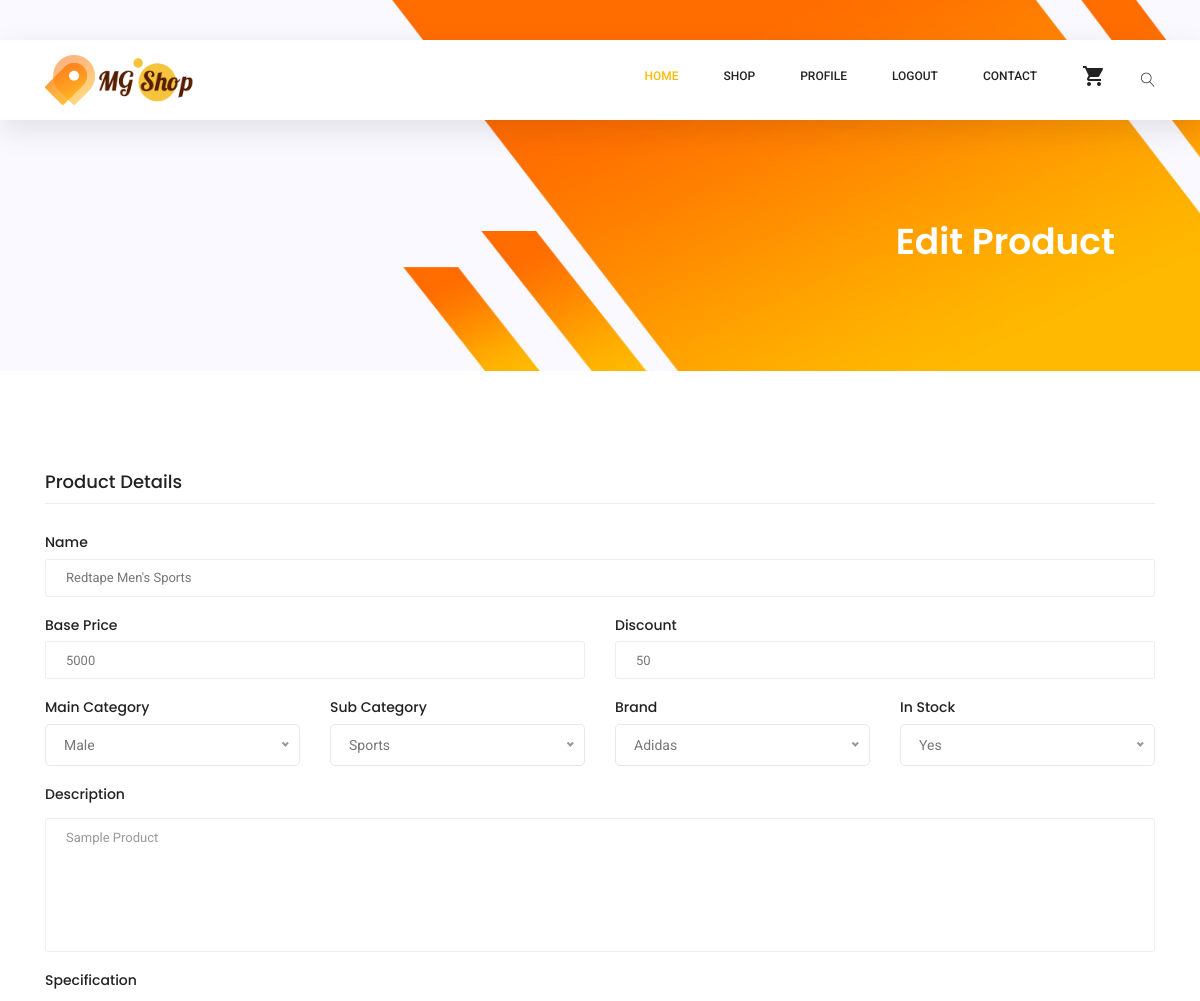
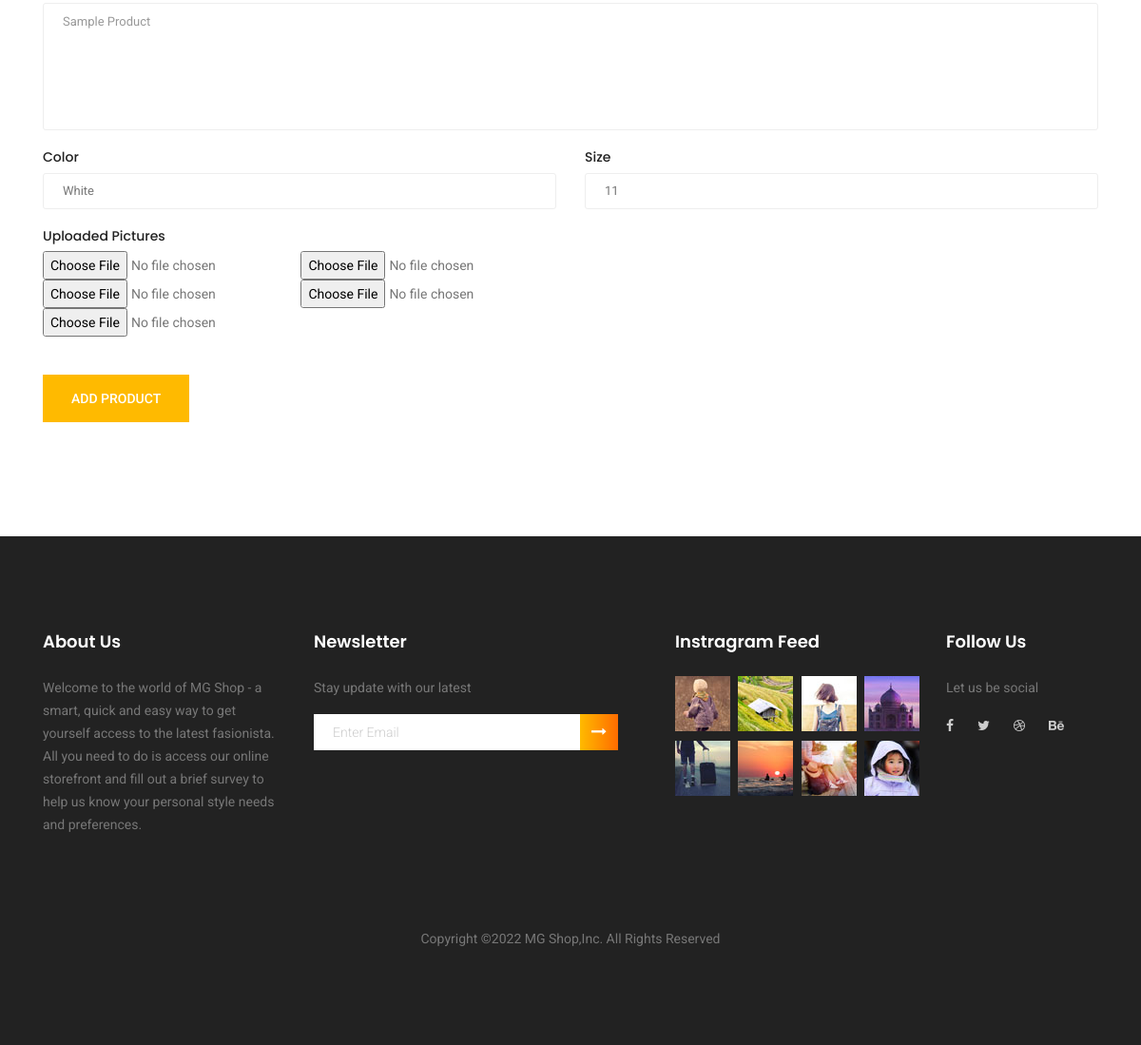
Page /editProduct/1/ (signed in) on the committed database (2 pictures, top to bottom).
### mainApp/models.py (models this page shows, shortened)
class Product(models.Model):
    pid = models.AutoField(primary_key=True)
    name = models.CharField(max_length=30)
    basePrice = models.IntegerField()
    discount = models.IntegerField(default=0,blank=True,null=True)
    finalPrice = models.IntegerField()
    mainCat = models.ForeignKey(MainCategory,on_delete=models.CASCADE)
    subCat = models.ForeignKey(SubCategory,on_delete=models.CASCADE)
    brand = models.ForeignKey(Brand,on_delete=models.CASCADE,default=None)
    seller = models.ForeignKey(SELLER,on_delete=models.CASCADE)
    stock = models.BooleanField(default=True)
    desc = models.TextField()
    specification = models.TextField()
    color = models.CharField(max_length=20)
    number = models.IntegerField()
    pic1 = models.ImageField(upload_to='images/',default=None,null=True,blank=True)
    pic2 = models.ImageField(upload_to='images/',default=None,null=True,blank=True)
    pic3 = models.ImageField(upload_to='images/',default=None,null=True,blank=True)
    pic4 = models.ImageField(upload_to='images/',default=None,null=True,blank=True)
    pic5 = models.ImageField(upload_to='images/',default=None,null=True,blank=True)

### mainApp/views.py (the view, shortened to what this page needs)
# urls.py: path('editProduct/<int:num>/',views.editProduct),
@login_required(login_url='/login/')
def editProduct(request,num):
    p = Product.objects.get(pid=num)
    mc = MainCategory.objects.all()
    sc = SubCategory.objects.all()
    br = Brand.objects.all()
    return render(request,"editproduct.html",{"Product":p,"MC":mc,"SC":sc,"BR":br})

### mainApp/templates/editproduct.html (shortened to what this page needs)
{% extends 'index.html' %}
{% load static %}
{% block body %}
    <section class="banner-area organic-breadcrumb">
        <div class="container">
            <div class="breadcrumb-banner d-flex flex-wrap align-items-center justify-content-end">
                <div class="col-first">
                    <h1>Edit Product</h1>
                </div>
            </div>
        </div>
    </section>
    <section class="checkout_area section_gap">
        <div class="container">
            <div class="billing_details">
                <div class="row">
                    <div class="col-lg-12">
                        <h3>Product Details</h3>
                        <form class="row contact_form" action="#" method="post" novalidate="novalidate" enctype="multipart/form-data">
                            <div class="col-md-12 form-group p_star">
                                <h6>Name</h6>
                                <input type="text" class="form-control" id="name" name="name" value="{{Product.name}}">
                            </div>
                            <div class="col-md-6 form-group p_star">
                                <h6>Base Price</h6>
                                <input type="number" class="form-control" id="basePrice" name="basePrice" value="{{Product.basePrice}}">
                            </div>
                            <div class="col-md-6 form-group">
                                <h6>Discount</h6>
                                <input type="number" class="form-control" id="discount" name="discount" value="{{Product.discount}}">
                            </div>
                            <div class="col-md-3 form-group p_star">
                                <h6>Main Category</h6>
                            </div>
                            <div class="col-md-3 form-group p_star">
                                <h6>Sub Category</h6>
                            </div>
                            <div class="col-md-3 form-group p_star">
                                <h6>Brand</h6>
                            </div>
                            <div class="col-md-3 form-group p_star">
                                <h6>In Stock</h6>
                            </div>
                            <div class="col-md-12 form-group p_star">
                                <h6>Description</h6>
                                <textarea class="form-control" name="desc" id="desc" rows="1" placeholder="Write Product Descriptions">{{Product.desc}}</textarea>
                            </div>
                            <div class="col-md-12 form-group p_star">
                                <h6>Specification</h6>
                                <textarea class="form-control" name="specification" id="specification" rows="1" placeholder="Write Product Specifications">{{Product.specification}}</textarea>
                            </div>
                            <div class="col-md-6 form-group p_star">
                                <h6>Color</h6>
                                <input type="text"class="form-control" id="color" name="color" value="{{Product.color}}">
                            </div>
                            <div class="col-md-6 form-group p_star">
                                <h6>Size</h6>
                                <input type="number" class="form-control" id="number" name="number" value="{{Product.number}}">
                            </div>
                            <div class="col-md-6 form-group p_star">
                                <h6>Uploaded Pictures</h6>
                                <input type="file" name="pic1" id="pic1">
                                <input type="file" name="pic2" id="pic2">
                                <input type="file" name="pic3" id="pic3">
                                <input type="file" name="pic4" id="pic4">
                                <input type="file" name="pic5" id="pic5">
                            </div>
                            <div class="col-md-12 form-group">
                                <button type="submit" value="submit" class="primary-btn">Add Product</button>
                            </div>
                        </form>
                    </div>
                </div>
            </div>
        </div>
    </section>
{% endblock %}

### rows in the picture
Product: name "Redtape Men's Sports", basePrice "5000", discount "50", desc "Sample Product", specification "Sample Product", color "White", number "11"
